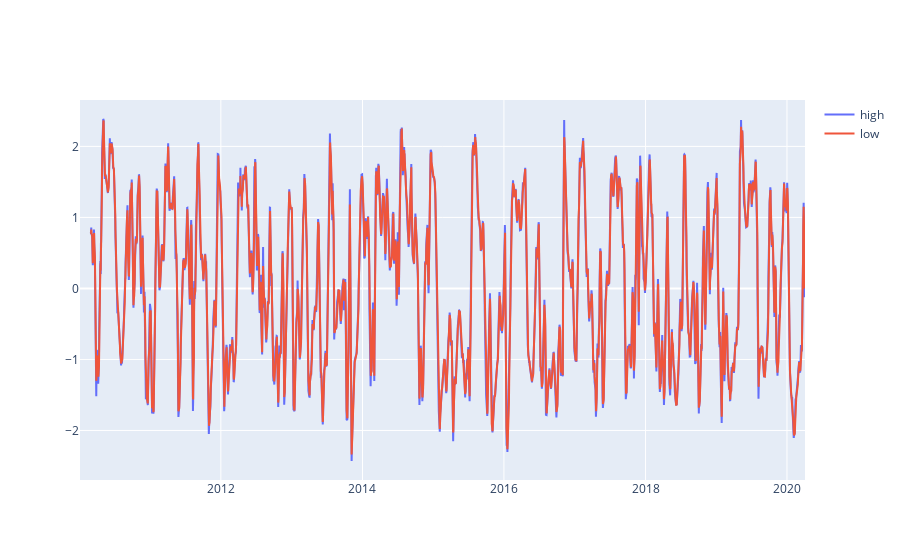

Here is the notebook cell this chart was saved with:
### Code cell
zscores_frame = zscore_moving_avg.to_frame()
#print(zscores_frame)
macd_high = zscore_moving_avg.ewm(span=macd_fast, adjust=False).mean()
macd_low = zscore_moving_avg.ewm(span=macd_slow, adjust=False).mean()
#macd_high = exp1-exp2
#macd_low = macd.ewm(span=9, adjust=False).mean()


plt.figure(figsize=(15,7))
fig = go.Figure()

#print(macd_low)
fig.add_trace(go.Scatter(x=macd_high.index, y=macd_high,
                    mode='lines',
                    name='high'))

fig.add_trace(go.Scatter(x=macd_low.index, y=macd_low,
                    mode='lines',
                    name='low'))



fig.show()

### Figure 1 — Plotly figure (JSON) as saved in the notebook; plotly's stock layout.template omitted (floating-point values rounded to 4 significant figures; data arrays with more than 128 entries replaced by an {"elided": "..."} marker saying what was removed)
{"data": [{"mode": "lines", "name": "high", "type": "scatter", "x": {"elided": "2587 str values"}, "y": {"elided": "2587 float values"}}, {"mode": "lines", "name": "low", "type": "scatter", "x": {"elided": "2587 str values"}, "y": {"elided": "2587 float values"}}], "layout": {}}
